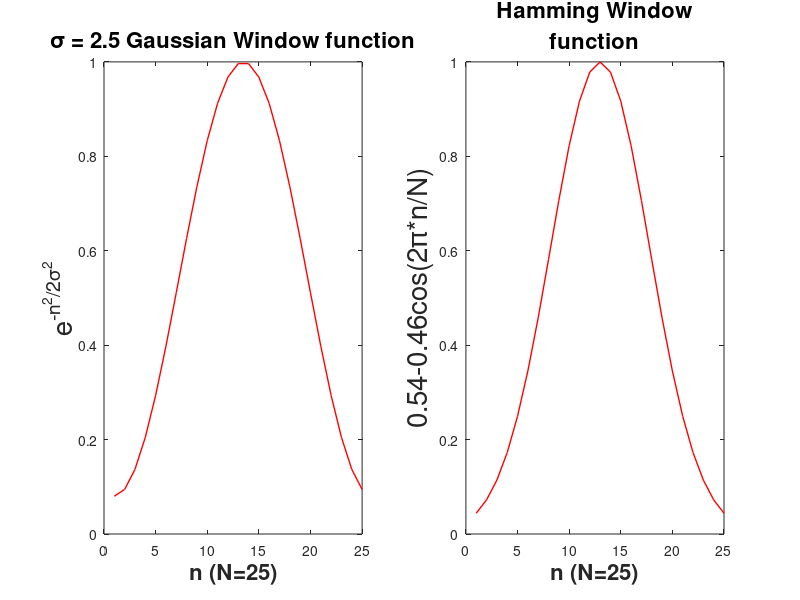

Write MATLAB code to recreate this figure.
function ghamwin()
s={'Gaussian Window' 'Hamming Window'};
wlen=25;
figure;
for fla=0:1
    if fla<1
    % form a periodic hamming window
        win = hamming(wlen, 'periodic');
    else
        win=gausswin(wlen)
    end
    g=subplot(1,2,1+fla);
    plot(abs(win),'r','LineWidth',1);
    xlabel('n (N=25)','FontSize',16,'FontWeight','bold')
    if fla ==0
        title('\sigma = 2.5 Gaussian Window function','interpreter','Tex','Fontsize',16,'FontWeight','bold')
       ylabel('e^{-n^2/2\sigma^2}','interpreter','Tex','FontSize',20)
    else
        title([s(fla+1),'function'],'FontSize',16,'FontWeight','bold')
        ylabel('0.54-0.46cos(2\pi*n/N)','interpreter','Tex','FontSize',20)
    end
end
